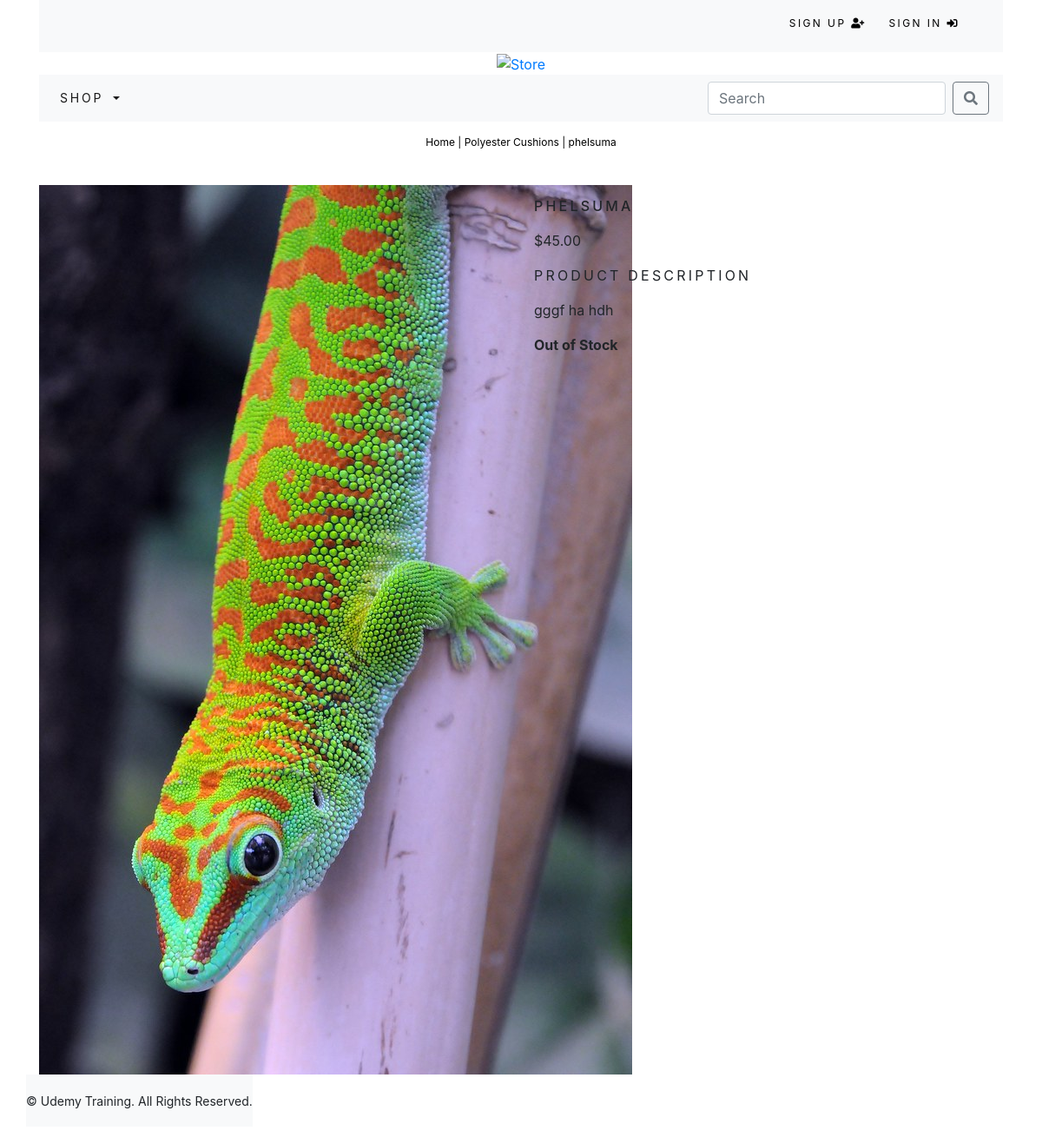
The page /shop/Polyester-Cushions/phelsuma/ on the database its author committed.
### shop/models.py (models this page shows, shortened)
class Product(models.Model):
	name = models.CharField(max_length=250, unique=True)
	slug = models.SlugField(max_length=250, unique=True)
	description = models.TextField(blank=True)
	category = models.ForeignKey(Category, on_delete=models.CASCADE)
	price = models.DecimalField(max_digits=10, decimal_places=2)
	image = models.ImageField(upload_to='product', blank=True)
	stock = models.IntegerField()
	available = models.BooleanField(default=True)
	created = models.DateTimeField(auto_now_add=True)
	updated = models.DateTimeField(auto_now=True)
	class Meta:
		ordering = ('name',)
		verbose_name = 'product'
		verbose_name_plural = 'products'

class Category(models.Model):
	name = models.CharField(max_length=250, unique=True)
	slug = models.SlugField(max_length=250, unique=True)
	description = models.TextField(blank=True)
	image = models.ImageField(upload_to='category', blank=True)
	class Meta:
		ordering = ('name',)
		verbose_name = 'category'
		verbose_name_plural = 'categories'
	def get_url(self):
		return reverse('shop:products_by_category', args=[self.slug])
	def __str__(self):
		return '{}'.format(self.name)

### shop/views.py (the view)
# urls.py: path('<slug:c_slug>/<slug:product_slug>/', views.ProdCatDetail, name='ProdCatDetail'),
def ProdCatDetail(request,c_slug,product_slug):
	try:
		product = Product.objects.get(category__slug=c_slug,slug=product_slug)
	except Exception as e:
		raise e
	return render(request,'shop/product.html', {'product':product})

### cart/context_processors.py (called while the page is built)
def counter(request):
    item_count = 0
    if 'admin' in request.path:
        return {}
    else:
        try:
            cart = Cart.objects.filter(cart_id=_cart_id(request))
            cart_items = CartItem.objects.all().filter(cart=cart[:1])
            for cart_item in cart_items:
                item_count += cart_item.quantity
        except Cart.DoesNotExist:
            item_count = 0
    return dict(item_count = item_count)

### cart/views.py (called while the page is built)
def _cart_id(request):
	cart = request.session.session_key
	if not cart:
		cart = request.session.create()
	return cart

### shop/context_processors.py (called while the page is built)
def menu_links(request):
        links = Category.objects.all()
        return dict(links=links)

### shop/templates/shop/product.html (shortened to what this page needs)
{% extends "base.html" %}
{% load staticfiles %}
{% block content %}
	<div class="row my_prod_row_class">
		<div class="mx-auto">
			<p><a href="{% url 'shop:allProdCat' %}">Home</a> | <a href="{{ product.category.get_url }}">{{ product.category }}</a> | {{ product.name }}</p>
		</div>
		<div class="container">
			<br>
			<div class="row">
				<div class="col-12 col-sm-12 col-md-12 col-lg-6 text-center">
					<div div style="min-width: 18rem">
						<img src="{{product.image.url}}" alt="{{product.name}}">
					</div>
				</div>
				<div class="col-12 col-sm-12 col-md-12 col-lg-6">
					<div>
						<h1 class="my_prod_title">{{product.name}}</h1>
						<p>${{product.price}}</p>
						<p class="my_title">Product Description</p>
						<p class="text-justify my_prod_text">{{product.description}}</p>
						{% if product.stock <= 0 %}
							<p class="text-justify my_prod_text"><b>Out of Stock</b></p>
						{% else %}
							<a class= "btn btn-secondary" href="{% url 'cart:add_cart' product.id %}">Add to Cart</a>
						{% endif %}
			</div>
		</div>
	</div>
{% endblock %}

### static/css/custom.css (style rules this page uses)
body { font-family: 'Roboto', sans-serif; }
.my_title { font-size: 16px; text-transform: uppercase; letter-spacing: .2em; }
.my_prod_row_class { padding-top: 15px; padding-bottom: 20px; }
.my_prod_row_class .mx-auto p { color: #000; font-size: 12px; }
.my_prod_row_class .mx-auto p a { color: #000; font-size: 12px; text-decoration: none; }
.my_prod_title { font-size: 16px; text-transform: uppercase; letter-spacing: .2em; padding-top: 15px; padding-bottom: 10px; }
.my_prod_text { padding-right: 20px; }

### rows shown on the page
Product: category "Polyester Cushions", name "phelsuma", image (picture), name "PHELSUMA", price "45.00", description "gggf ha hdh"
